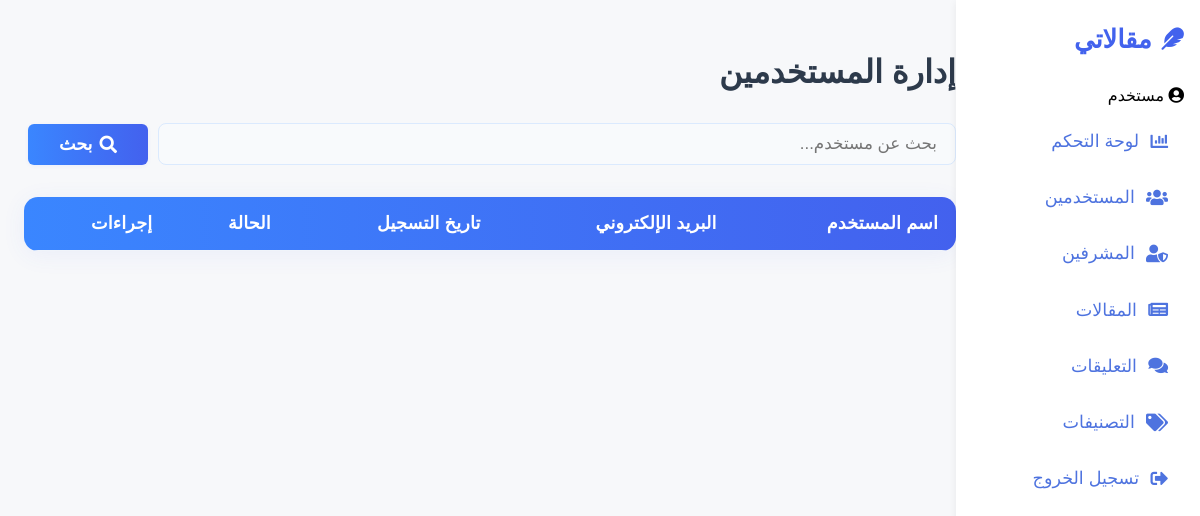
Page /admin/users.php on the earlier database version.
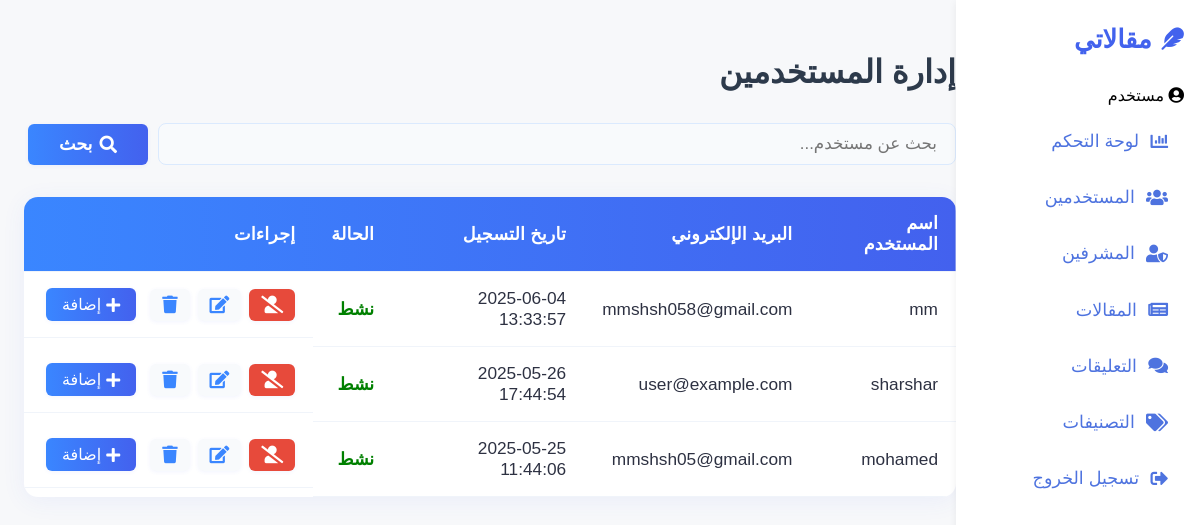
Same page on the later database version.
### tables this page shows
CREATE TABLE `users` (
  `id` int NOT NULL,
  `username` varchar(50) NOT NULL,
  `email` varchar(100) NOT NULL,
  `password` varchar(255) NOT NULL,
  `created_at` timestamp NOT NULL DEFAULT CURRENT_TIMESTAMP,
  `updated_at` datetime DEFAULT CURRENT_TIMESTAMP ON UPDATE CURRENT_TIMESTAMP,
  `is_active` tinyint(1) DEFAULT '1',
  `reset_token` varchar(100) DEFAULT NULL,
  `reset_expires` datetime DEFAULT NULL
);

### admin/users.php (the view, shortened to what this page needs)
<?php
require_once '../db.php';
$users = $pdo->query("SELECT * FROM users ORDER BY created_at DESC")->fetchAll(PDO::FETCH_ASSOC);
?>
<!DOCTYPE html>
<html lang="ar">
<head>
    <link rel="stylesheet" href="https://cdnjs.cloudflare.com/ajax/libs/font-awesome/5.15.1/css/all.min.css">
    <link rel="stylesheet" href="https://cdnjs.cloudflare.com/ajax/libs/animate.css/4.1.1/animate.min.css">
</head>
<body>
<?php include 'sidebar.php'; ?>
<main class="main-content">
    <h1 class="dashboard-title animate__animated animate__fadeInDown">إدارة المستخدمين</h1>
    <div style="display:flex;gap:10px;align-items:center;margin-bottom:18px;">
        <input type="text" id="searchUser" placeholder="بحث عن مستخدم..." class="search-input">
        <button type="button" id="searchUserBtn" class="action-btn" style="background:linear-gradient(90deg,#3a86ff 0%,#4361ee 100%);color:#fff;font-weight:bold;padding:10px 24px;min-width:120px;display:flex;align-items:center;gap:7px;"><i class="fa fa-search"></i> بحث</button>
    </div>
    <table class="data-table users-table">
        <thead>
            <tr>
                <th>اسم المستخدم</th>
                <th>البريد الإلكتروني</th>
                <th>تاريخ التسجيل</th>
                <th>الحالة</th>
                <th>إجراءات</th>
            </tr>
        </thead>
        <tbody id="usersTable">
            <?php foreach($users as $user): ?>
            <tr>
                <td><?= htmlspecialchars($user['username']) ?></td>
                <td><?= htmlspecialchars($user['email']) ?></td>
                <td><?= htmlspecialchars($user['created_at']) ?></td>
                <td>
                    <?php if ($user['is_active']): ?>
                        <span style="color:green;font-weight:bold;">نشط</span>
                    <?php else: ?>
                        <span style="color:red;font-weight:bold;">موقوف</span>
                    <?php endif; ?>
                </td>
                <td style="display:flex;gap:4px;align-items:center;">
                    <form method="post" style="display:inline;">
                        <button type="submit" class="action-btn" style="background:<?= $user['is_active'] ? '#e74a3b' : '#36b9cc' ?>;color:#fff;" title="<?= $user['is_active'] ? 'إيقاف' : 'تفعيل' ?> المستخدم">
                            <i class="fa <?= $user['is_active'] ? 'fa-user-slash' : 'fa-user-check' ?>"></i>
                        </button>
                    </form>
                    <button class="action-btn edit-btn" onclick="openEditUserModal(<?= $user['id'] ?>, '<?= htmlspecialchars(addslashes($user['username'])) ?>', '<?= htmlspecialchars(addslashes($user['email'])) ?>', <?= $user['is_active'] ?>)"><i class="fa fa-edit"></i></button>
                    <button class="action-btn delete-btn" onclick="openDeleteUserModal(<?= $user['id'] ?>, '<?= htmlspecialchars(addslashes($user['username'])) ?>')"><i class="fa fa-trash"></i></button>
                    <button class="action-btn add-btn" style="background:linear-gradient(90deg,#3a86ff 0%,#4361ee 100%);color:#fff;padding:7px 16px;font-size:1rem;margin-right:6px;display:inline-flex;align-items:center;gap:5px;" title="إضافة مستخدم جديد" onclick="document.querySelector('.add-user-modal').classList.add('active')">
                        <i class="fa fa-plus"></i> إضافة
                    </button>
                </td>
            </tr>
            <?php endforeach; ?>
        </tbody>
    </table>
</main>
</body>
</html>

Differences in the rows shown:
added users: username "mm", email "mmshsh058@gmail.com", created_at "2025-06-04 13:33:57", is_active "نشط"
added users: username "sharshar", email "user@example.com", created_at "2025-05-26 17:44:54", is_active "نشط"
added users: username "mohamed", email "mmshsh05@gmail.com", created_at "2025-05-25 11:44:06", is_active "نشط"
